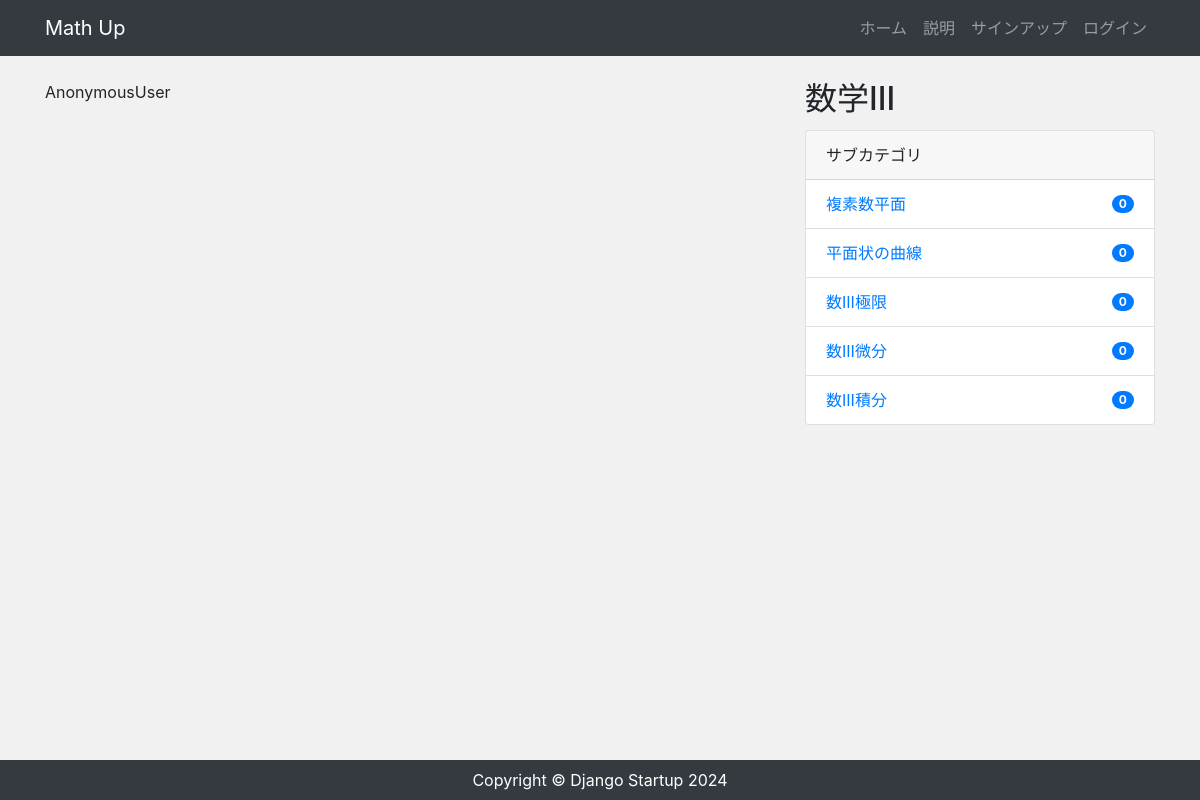
Page /category/数学III/ on the committed database.
### app/models.py (models this page shows, shortened)
class Category(models.Model):
    name = models.CharField(max_length=255)
    timestamp = models.DateTimeField(auto_now_add=True)

class SubCategory(models.Model):
    name = models.CharField(max_length=255)
    timestamp = models.DateTimeField(auto_now_add=True)
    category = models.ForeignKey(Category, related_name="subcategories" ,on_delete=models.PROTECT)

### app/views.py (the view)
# urls.py: path('category/<str:category_slug>/', views.IndexByCategoryView.as_view(), name='selected_category'), # カテゴリのhome
class IndexByCategoryView(View):
    def get(self, request, category_slug):
        category = Category.objects.get(name=category_slug)
        filtered_post_data = Post.objects.filter(category=category).order_by('id')
        login_user = request.user
        login_user_id = str(login_user)+"_"+str(login_user.id)
        subcategorylst = functions.subcategory_list_dic(category=category)
        return render(request, 'index.html', {
            'post_data' : filtered_post_data,
            'login_user' : login_user,
            'login_user_id' : login_user_id,
            'subcategoryList':subcategorylst,
            'category' : category,
            'filtered_flag' : True,
        })

### app/functions.py (called while the page is built)
def subcategory_list_dic(category=None):
    if category:
        subcategory_data_objects = category.subcategories.all()
    else:
        subcategory_data_objects = SubCategory.objects.all()
    subcategory_data_lists = []
    for subcategory_data in subcategory_data_objects:
        subcategory_data_list = []
        subcategory_data_dic = {}
        subcategory_data_dic['id'] = subcategory_data.id
        subcategory_data_dic['name'] = subcategory_data.name
        filtered_post_count = Post.objects.filter(subcategory=subcategory_data).count()
        subcategory_data_dic['post_count'] = filtered_post_count
        subcategory_data_list.append(subcategory_data_dic)
        subcategory_data_lists.append(subcategory_data_list)
    return subcategory_data_lists

### templates/index.html (shortened to what this page needs)
{% extends "base.html" %}
{% block content %}
<div class="row my-4">
    <div class="col-md-8">
        <div class="formpost mb-3">
            {{ login_user  }}
        </div>
    </div>
    <div class="col-md-4">
        {% if filtered_flag %}
            <h2 class="card-title">
                {{ category.name  }}
            </h2>
        {% else %}
            {% include "snippets/sidebar.html" %}
        {% endif %}
        {% include "snippets/subsidebar.html" %}
    </div>
</div>
{% endblock %}

### templates/snippets/subsidebar.html
<div class="card mb-3">
    <div class="card-header">
      サブカテゴリ
    </div>
    <ul class="list-group list-group-flush">
      {% for subcategory in subcategoryList %}
      <li class="list-group-item d-flex justify-content-between align-items-center">
        <a href="{% url 'selected_subcategory' subcategory.0.name %}" class="card-link">{{ subcategory.0.name }}</a>
        <span class="badge badge-primary badge-pill">{{ subcategory.0.post_count }}</span>
      </li>
      {% endfor %}
    </ul>
</div>

### static/css/style.css (style rules this page uses)
* { margin: 0; padding: 0; box-sizing: border-box; }
body { background: #f1f1f1; display: flex; flex-flow: column; min-height: 100vh; }
.formpost { display: flex; align-items: center; margin-bottom: 10px; }

### rows in the picture
Category: name "数学III"
SubCategory: name "複素数平面"
SubCategory: name "平面状の曲線"
SubCategory: name "数III極限"
SubCategory: name "数III微分"
SubCategory: name "数III積分"

### other values in the picture
{{ login_user }} "AnonymousUser"
{{ subcategory.0.post_count }} "0" "0" "0" "0" "0"
